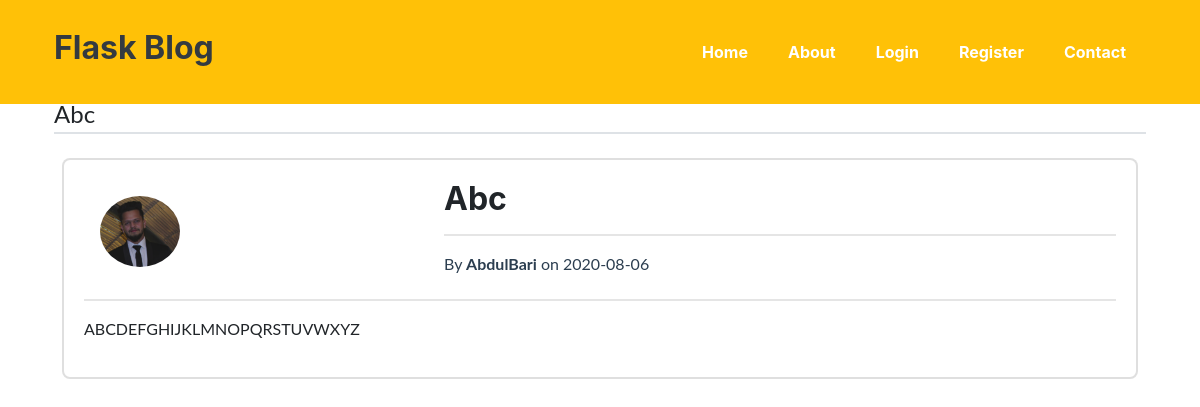
The page /post/12 on the database its author committed.
### flaskblog/models.py (models this page shows, shortened)
class Post(db.Model):
	id = db.Column(db.Integer,primary_key=True)
	title = db.Column(db.String(100),nullable=False)
	date_posted = db.Column(db.DateTime,nullable=False,default=datetime.utcnow)
	content = db.Column(db.Text,nullable=False)
	user_id = db.Column(db.Integer,db.ForeignKey('user.id'),nullable=False)

class User(db.Model,UserMixin):
	id = db.Column(db.Integer,primary_key=True)
	username = db.Column(db.String(20),unique=True,nullable=False)
	email = db.Column(db.String(120),unique=True,nullable=False)
	image_file = db.Column(db.String(20),nullable=False,default='default.jpg')
	password = db.Column(db.String(60),nullable=False)
	posts = db.relationship('Post',backref='author',lazy=True)

### flaskblog/posts/routes.py (the view)
@posts.route("/post/<int:post_id>")
def post(post_id):
	post = Post.query.get_or_404(post_id)
	return render_template('post.html',title=post.title,post=post)

### flaskblog/templates/post.html (shortened to what this page needs)
{% extends "layout.html" %}
{% block content %}
	<legend class="border-bottom mb-4">{{post.title}}</legend>
		<div class="card m-2">
		  <div class="card-body">
		  	<div class="row">
		  		<div class="col-4">
		  			<img class="rounded-circle m-3" style="width:5rem;" src="{{url_for('static',filename='profile_pics/' + post.author.image_file)}}">
		  		</div>
		  		<div class="col-8">
		  			<h2 class="card-title">{{post.title}}</h2><hr><p class="card-text text-secondary">By <strong>{{post.author.username}}</strong> on {{ post.date_posted.strftime('%Y-%m-%d') }}</p>
		  		</div>
		  	</div>
		  	<hr>
		    <p>{{post.content}}</p>
		  </div>
		</div>
	</div>
{% endblock content %}

### rows shown on the page
Post: title "Abc", date_posted "2020-08-06", content "ABCDEFGHIJKLMNOPQRSTUVWXYZ"
User: image_file (picture), author.username "AbdulBari"
